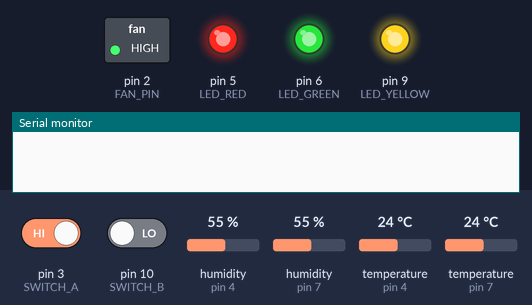
Simulated run of this sketch. Board: Arduino Uno, built with avr-gcc and run on an emulated ATmega328P. Parts: switched loads named in the sketch (green lamp = pin HIGH), output pins drawn as LEDs (lit = HIGH), the last lines printed to the serial monitor. The test bench sets the inputs (shaded band); at power-on: pin 3 (SWITCH_A) HIGH, pin 10 (SWITCH_B) LOW, humidity (sensors on pin 4, pin 7) 55 %, temperature (sensors on pin 4, pin 7) 24 °C. WiFi joins after 1.5 s; servers stay silent unless stated.

Above: at 0.1 s.
At 3.0 s:
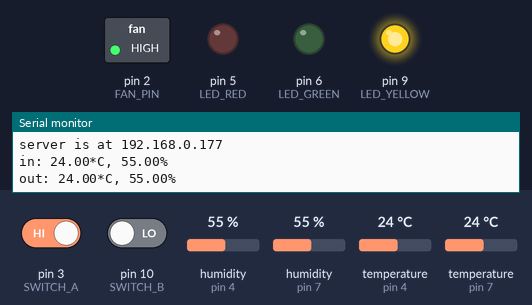
3.1 s: pin 3 (SWITCH_A) driven LOW and pin 10 (SWITCH_B) driven HIGH
At 3.7 s:
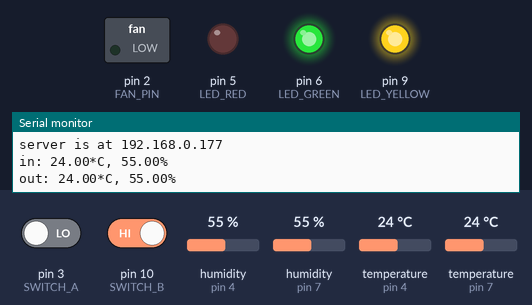
Timing chart, 0 to 6.1 s (numbered marks = the images above; inputs shaded):
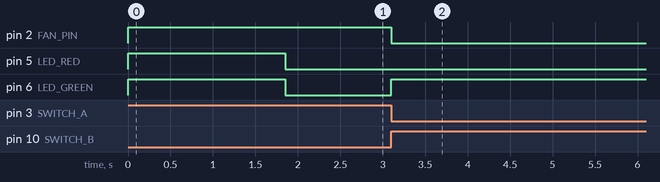

Measured:
- after the input at 3.1 s, pin 2 (FAN_PIN): HIGH → LOW at once; pin 6 (LED_GREEN): LOW → HIGH at once

The sketch:

attic.ino
```cpp
#include <Adafruit_Sensor.h>
#include <DHT_U.h>
#include <Time.h>
#include <Ethernet.h>


// Configuration
#define SAFE_INSIDE_RH 70   // Mold risk if rh > 75%, set a little lower to be safe
#define THRESHOLD_AH 100    // Absolute Humidity (cg/m^3) that out air needs to be lower than in air
#define TOO_WARM 50         // If attic gets warmer we could fan out some excessive heat.

// Hardware setup, LEDs should be on ~pins
#define DHT_IN_PIN 7        // DHT11
#define DHT_OUT_PIN 4       // DHT22
#define FAN_PIN 2           // FAN OUT
#define LED_GREEN 6         // Fan is on
#define LED_YELLOW 9        // Power
#define LED_RED 5           // Attic RH not OK
#define SWITCH_A 3          // The switch on the foront panel
#define SWITCH_B 10         // have 3 poles so it needs two pins.

const unsigned long T_INTERVAL = 300000UL;  // How often to poll sensors, default 300000UL (5 minutes)
const int FORCE = 0xF;
const int AUTO = 0xA;
const int OFF = 0x0;
unsigned long tPrev = 0;

float tempIn;
float tempOut;
float rhIn;
float rhOut;
bool fanStatus = false;

// Enter a MAC address and IP address for your controller below.
// The IP address will be dependent on your local network:
byte mac[] = {
  0xDE, 0xAD, 0xBE, 0xEF, 0xFE, 0xED
};
IPAddress ip(192, 168, 0, 177);

// Initialize the Ethernet server library
// with the IP address and port you want to use
// (port 80 is default for HTTP):
EthernetServer server(80);

DHT_Unified dhtIn(DHT_IN_PIN, DHT11);
DHT_Unified dhtOut(DHT_OUT_PIN, DHT22);

/* Returns the amount of vapor air can hold at the given temperature in
 *  centi-grams per cubic meter (vg/m^3). This to avoid floating numbers.
 *
 *  @param t: Temperature in °C
 *
 *  Returns -1 if temperature is outside -20 to 70.
 */
short vaporMax(short t) {
  /* For temperatures -20°C to 70°C holds the value of maximum g/m^3*100
   * E.g. maxH[25]/100.0 gives the maximum vapor air can hold at t=5°C.
   */
  const short maxH[91] = {85,94,104,114,126,138,152,167,182,199,217,237,257,279,
          303,328,354,382,412,444,478,513,551,591,633,678,725,774,827,882,941,
          1002,1067,1136,1208,1284,1364,1448,1537,1631,1729,1832,1941,2055,2175,
          2300,2433,2571,2717,2870,3030,3198,3375,3559,3753,3956,4168,4390,4622,
          4865,5120,5386,5663,5954,6257,6574,6904,7249,7609,7984,8376,8783,9208,
          9651,10112,10592,11092,11612,12153,12715,13299,13907,14538,15194,15875,
          16582,17316,18077,18867,19686,20536};

  if (t < -20 || t > 70) {
    // Temperature outside allowed interval
    return -1;
  }
  // The maxH array is offset by 20.
  return maxH[t + 20];
}

int readSwitch() {
  int sw_a = digitalRead(SWITCH_A);
  int sw_b = digitalRead(SWITCH_B);

  if (sw_a == LOW && sw_b == HIGH) {
    return FORCE;
  } else if (sw_a == HIGH && sw_b == HIGH) {
    return AUTO;
  } else if (sw_a == HIGH && sw_b == LOW) {
    return OFF;
  } else {
    // Should never happen, indicates a short circuit or misconfigured pins
  }
}

void printSensorInfo(DHT_Unified &dht) {
  sensor_t sensor;
  dht.temperature().getSensor(&sensor);

  Serial.println("------------------------------------");
  Serial.println("Temperature");
  Serial.print  ("Sensor:       "); Serial.println(sensor.name);
  Serial.print  ("Driver Ver:   "); Serial.println(sensor.version);
  Serial.print  ("Unique ID:    "); Serial.println(sensor.sensor_id);
  Serial.print  ("Max Value:    "); Serial.print(sensor.max_value); Serial.println(" *C");
  Serial.print  ("Min Value:    "); Serial.print(sensor.min_value); Serial.println(" *C");
  Serial.print  ("Resolution:   "); Serial.print(sensor.resolution); Serial.println(" *C");
  Serial.print  ("Min Delay:    "); Serial.print(sensor.min_delay / 1000); Serial.println("ms");

  dht.humidity().getSensor(&sensor);
  Serial.println("------------------------------------");
  Serial.println("Humidity");
  Serial.print  ("Sensor:       "); Serial.println(sensor.name);
  Serial.print  ("Driver Ver:   "); Serial.println(sensor.version);
  Serial.print  ("Unique ID:    "); Serial.println(sensor.sensor_id);
  Serial.print  ("Max Value:    "); Serial.print(sensor.max_value); Serial.println("%");
  Serial.print  ("Min Value:    "); Serial.print(sensor.min_value); Serial.println("%");
  Serial.print  ("Resolution:   "); Serial.print(sensor.resolution); Serial.println("%");
  Serial.print  ("Min Delay:    "); Serial.print(sensor.min_delay / 1000); Serial.println("ms");
  Serial.println("------------------------------------");
}

bool readData(DHT_Unified* dht, float* temp, float* rh, char *sensorName) {
  sensors_event_t event;
  dht->temperature().getEvent(&event);
  if (isnan(event.temperature)) {
    Serial.print("Error reading temperature "); Serial.println(sensorName);
    return false;
  } else {
    *temp = event.temperature;
  }

  dht->humidity().getEvent(&event);
  if (isnan(event.relative_humidity)) {
    Serial.print("Error reading humidity "); Serial.println(sensorName);
    return false;
  } else {
    *rh = event.relative_humidity;
  }

  // Print reading
  Serial.print(sensorName);
  Serial.print(": "); Serial.print(*temp);
  Serial.print("*C, "); Serial.print(*rh); Serial.println("%");

  return true;
}

void setFan(bool status) {
  // Fan is active on low
  fanStatus = status;
  if (status) {
    digitalWrite(LED_GREEN, HIGH);
    digitalWrite(FAN_PIN, LOW);
  } else {
    digitalWrite(LED_GREEN, LOW);
    digitalWrite(FAN_PIN, HIGH);
  }
}

void setAtticLED(bool status) {
  if (status) {
    digitalWrite(LED_RED, HIGH);
  } else {
    digitalWrite(LED_RED, LOW);
  }
}

int updateSensorData() {
  // Names used for error message
  char inName[] = "in";
  char outName[] = "out";

  if (!readData(&dhtIn, &tempIn, &rhIn, inName) ||
      !readData(&dhtOut, &tempOut, &rhOut, outName)) {
    // Error occured, hope for better luck next time
    return 0;
  }
  return 1;
}

void actOnSensorData() {
  boolean fan = false;

  // Fan for mold protection if it's not too cold or if it's too warm
  if (rhIn > SAFE_INSIDE_RH && tempOut > -20) {
    /* There's risk for mold inside, if the absolute humidity outside is less
     * (with a margin of THRESHOLD_AH) than inside it should be beneficial to
     * start the fan.
     */
    unsigned short ahIn = vaporMax(tempIn) * rhIn;
    unsigned short ahOut = vaporMax(tempOut) * rhOut;
    if (ahOut + THRESHOLD_AH < ahIn) {
      fan = true;
    }

  // Fan to cool down attic, but only if we're in the safe zone of mold
  } else if (tempIn >= TOO_WARM && tempIn <= 70 && rhIn < SAFE_INSIDE_RH) {
    fan = true;
  }

  setFan(fan);
  setAtticLED(rhIn > SAFE_INSIDE_RH);
}

void setup() {
  // Pin configuration
  pinMode(FAN_PIN, OUTPUT);
  pinMode(LED_GREEN, OUTPUT);
  pinMode(LED_YELLOW, OUTPUT);
  pinMode(LED_RED, OUTPUT);
  pinMode(SWITCH_A, INPUT);
  pinMode(SWITCH_B, INPUT);

  // Make sure the fan is off
  setFan(false);

  // Turn on all leds to indicate startup
  digitalWrite(LED_RED, HIGH);
  digitalWrite(LED_GREEN, HIGH);
  digitalWrite(LED_YELLOW, HIGH);

  Serial.begin(9600);
  while (!Serial) {
    ; // wait for serial port to connect. Needed for native USB port only
  }

  // Initialize sensors
  dhtIn.begin();
  dhtOut.begin();
  delay(500);

  // Print temperature and humidity details
  Serial.println("## INSIDE ##");
  printSensorInfo(dhtIn);
  Serial.println("## OUTSIDE ##");
  printSensorInfo(dhtOut);

  // Start ethernet connection and web server
  Ethernet.begin(mac, ip);
  server.begin();
  delay(500);
  Serial.print("server is at ");
  Serial.println(Ethernet.localIP());

  // Turn off LEDs (except Power LED)
  digitalWrite(LED_RED, LOW);
  digitalWrite(LED_GREEN, LOW);

  updateSensorData();
}

void loop() {
  unsigned long tNow = millis();
  int sw_value = readSwitch();
  if (sw_value == FORCE) {
    setFan(true);
  } else if (sw_value == OFF) {
    setFan(false);
  }

  if (tNow - tPrev > T_INTERVAL) {
    int success = updateSensorData();
    if (success == 1 && sw_value == AUTO) {
      actOnSensorData();
    }
    tPrev = tNow;
  }

  listenForEthernetClients();
}

void listenForEthernetClients() {
  // Listen for incoming clients
  EthernetClient client = server.available();
  if (client) {
    Serial.println("Got a client");
    // An http request ends with a blank line
    boolean currentLineIsBlank = true;
    while (client.connected()) {
      if (client.available()) {
        char c = client.read();
        // If you've gotten to the end of the line (received a newline
        // character) and the line is blank, the http request has ended,
        // so you can send a reply
        if (c == '\n' && currentLineIsBlank) {
          // Send a standard http response header
          client.println("HTTP/1.1 200 OK");
          client.println("Content-Type: text/json");
          client.println();

          unsigned long tNow = millis();
          unsigned long valueAge = tNow - tPrev;
          int sw_value = readSwitch();
          String switchPos;
          if (sw_value == FORCE) {
            switchPos = "Force";
          } else if (sw_value == OFF) {
            switchPos = "Off";
          } else {
            switchPos = "Auto";
          }

          // Print the latest readings, in JSON format:
          client.print("{\"fan\":" + String(fanStatus));
          client.print(",\"rhIn\":" + String(rhIn));
          client.print(",\"rhOut\":" + String(rhOut));
          client.print(",\"switch\":\"" + switchPos + "\"");
          client.print(",\"tempIn\":" + String(tempIn));
          client.print(",\"tempOut\":" + String(tempOut));
          client.print(",\"valueAge\":" + String(valueAge));  // In ms
          client.println("}");

          break;
        }
        if (c == '\n') {
          // You're starting a new line
          currentLineIsBlank = true;
        } else if (c != '\r') {
          // You've gotten a character on the current line
          currentLineIsBlank = false;
        }
      }
    }
    // Give the web browser time to receive the data
    delay(1);
    // Close the connection:
    client.stop();
  }
}
```
